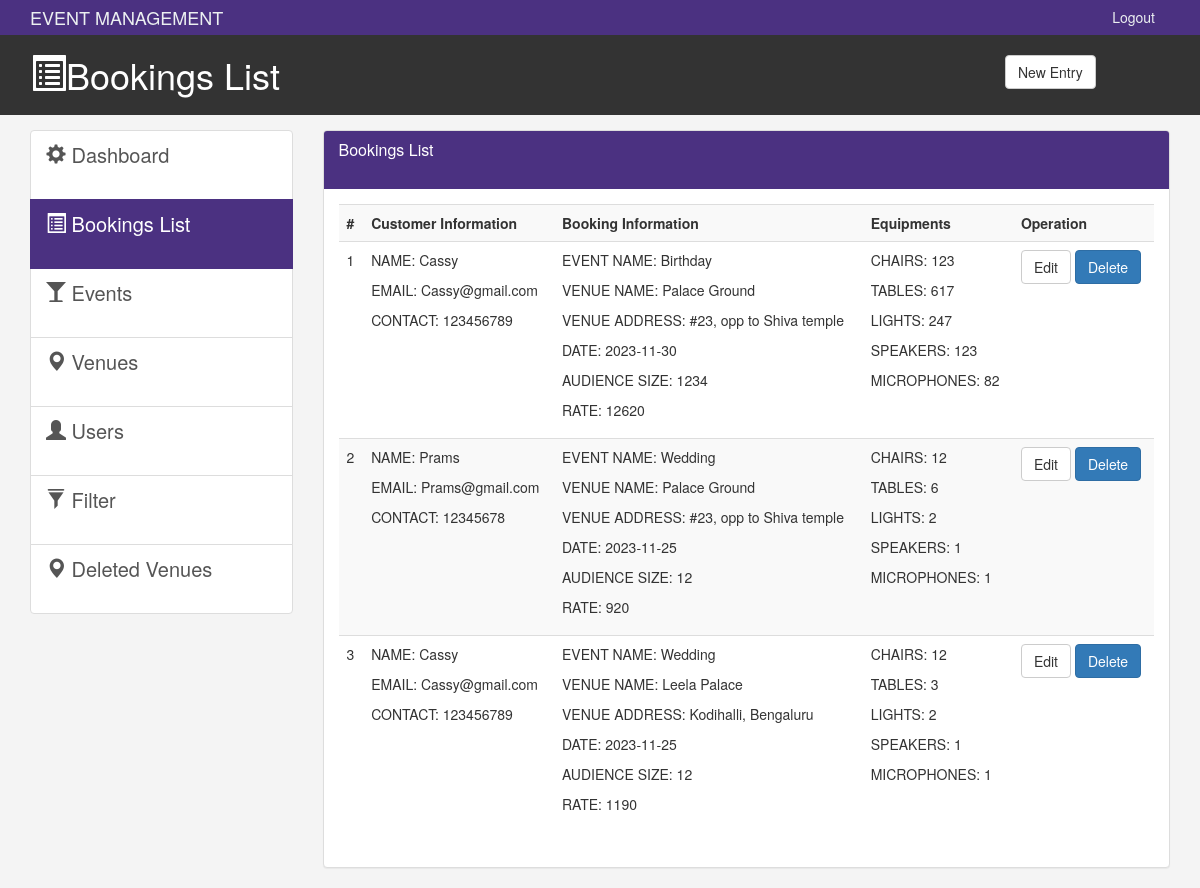
Screenshot of /admin/bookings_list.php with the database file from the repository.
### tables this page shows
CREATE TABLE `venue_booking` (
  `id` int(3) NOT NULL,
  `user_name` varchar(25) NOT NULL,
  `email` varchar(50) NOT NULL,
  `user_phone` int(10) NOT NULL,
  `venue_id` int(1) NOT NULL,
  `event_id` int(1) NOT NULL,
  `date` date NOT NULL,
  `audience_size` int(3) NOT NULL
);

CREATE TABLE `event` (
  `id` int(1) NOT NULL,
  `name` varchar(25) NOT NULL,
  `description` varchar(100) NOT NULL
);

CREATE TABLE `venue` (
  `id` int(1) NOT NULL,
  `name` varchar(25) NOT NULL,
  `address` varchar(100) NOT NULL,
  `description` varchar(200) NOT NULL,
  `rate` int(5) NOT NULL
);

CREATE TABLE `equipments` (
  `eid` int(3) NOT NULL,
  `chairs_no` int(3) NOT NULL,
  `tables_no` int(3) NOT NULL,
  `lights_no` int(3) NOT NULL,
  `speakers_no` int(3) NOT NULL,
  `microphones_no` int(3) NOT NULL,
  `venue_booking_id` int(3) NOT NULL
);

### admin/bookings_list.php (the view, shortened to what this page needs)
<!DOCTYPE html>
<html lang="en">
  <head>
    <link href="css/bootstrap.min.css?v=<?php echo time(); ?>" rel="stylesheet">
    <link href="css/style.css?v=<?php echo time(); ?>" rel="stylesheet">
  </head>
  <body>
    <nav class="navbar navbar-default">
      <div class="container">
        <div class="navbar-header">
          <a class="navbar-brand" href="#">EVENT MANAGEMENT</a>
        </div>
        <div id="navbar" class="collapse navbar-collapse">
          <ul class="nav navbar-nav navbar-right">
            <li><a href="../login.php">Logout</a></li>
          </ul>
        </div>
      </div>
    </nav>
    <header id="header">
      <div class="container">
        <div class="row">
          <div class="col-md-10">
            <h1><span class="glyphicon glyphicon-list-alt" aria-hidden="true"></span>Bookings List</h1>
          </div>
          <div class="col-md-2">
            <div class="dropdown create">
              <button class="btn btn-default" type="button" data-toggle="modal" data-target="#addPage" >
                New Entry</button>
              </div>
      </div>
        </div>
      </div>
    </header>
    <section id="main">
      <div class="container">
        <div class="row">
          <div class="col-md-3">
            <div class="list-group">
              <a href="index.php" class="list-group-item">
                <span class="glyphicon glyphicon-cog" aria-hidden="true"></span> Dashboard
              </a>
              <a href="bookings_list.php" class="list-group-item active main-color-bg"><span class="glyphicon glyphicon-list-alt" aria-hidden="true"></span> Bookings List </a>
              <a href="events.php" class="list-group-item"><span class="glyphicon glyphicon-glass" aria-hidden="true"></span> Events </a>
              <a href="venues.php" class="list-group-item"><span class="glyphicon glyphicon-map-marker" aria-hidden="true"></span> Venues </a>
              <a href="users.php" class="list-group-item"><span class="glyphicon glyphicon-user" aria-hidden="true"></span> Users </a>
              <a href="filter.php" class="list-group-item"><span class="glyphicon glyphicon-filter" aria-hidden="true"></span> Filter </a>
              <a href="venue_logs.php" class="list-group-item"><span class="glyphicon glyphicon-map-marker" aria-hidden="true"></span> Deleted Venues </a>
              </div>
          </div>
          <div class="col-md-9">
            <div class="panel panel-default">
              <div class="panel-heading main-color-bg">
                <h3 class="panel-title">Bookings List</h3><br>
              </div>
              <div class="panel-body">
                <table class="table table-striped table-hover">
                      <tr>
                        <th>#</th>
                        <th>Customer Information</th>
                        <th>Booking Information</th>
                        <th>Equipments</th>
                        <th>Operation</th>
                      </tr>
                      <?php  include('../connection.php'); ?>
                      <?php
                       $sql="SELECT * from `venue_booking`;";
                       $res = mysqli_query ($data, $sql);
                       $i=1;
                       while($row = mysqli_fetch_array($res)
                       ){
                        echo "<tr>";
                        echo "<td> "; echo $i++ ;
                        echo"</td>";
                        echo "<td><p> NAME: "; echo $row["user_name"]."</p>";
                        echo "<p> EMAIL: "; echo $row["email"]."</p>";
                        echo "<p> CONTACT: " ;echo $row["user_phone"]."</p>" ;
                        echo"</td>";
                        $eid=$row["event_id"] ;
                        $sql_event_name = "SELECT `name` FROM `event` where `id` = '$eid' ";
                        $res_event_name = mysqli_query($data, $sql_event_name);
                        $row_event_name = mysqli_fetch_array($res_event_name);
                        echo "<td><p> EVENT NAME: "; echo $row_event_name["name"]."</p>";
                        $vid=$row["venue_id"] ;
                        $sql_venue = "SELECT * FROM `venue` where `id` = '$vid' ";
                        $res_venue = mysqli_query($data, $sql_venue);
                        $row_venue = mysqli_fetch_array($res_venue);
                        $id =  $row["id"];
                        $sql_eq = "SELECT * FROM `equipments` where `venue_booking_id` = '$id'";
                        $res_eq = mysqli_query($data, $sql_eq);
                        $row_eq = mysqli_fetch_array($res_eq);
                        echo "<p> VENUE NAME: " ;echo $row_venue["name"]."</p>" ;
                        echo "<p> VENUE ADDRESS: " ;echo $row_venue["address"]."</p>" ;
                        echo "<p> DATE: " ;echo $row["date"]."</p>" ;
                        echo "<p> AUDIENCE SIZE: " ;echo $row["audience_size"]."</p>" ;
                        $vd = $row_eq["venue_booking_id"];
                        $query = "SELECT calculate_total_cost($vd) AS total_cost";
                        $res_r = mysqli_query($data, $query);
                        if ($res_r) {
                          $row = mysqli_fetch_assoc($res_r);
                          $total_cost = $row['total_cost'];
                          echo "<p> RATE: $total_cost </p>";
                      } else {
                          echo "Error executing query: " . mysqli_error($data);
                      }
                        echo"</td>";
                       echo "<td>";
                       echo "<p> CHAIRS: " ;echo $row_eq["chairs_no"]."</p>" ;
                       echo "<p> TABLES: " ;echo $row_eq["tables_no"]."</p>" ;
                       echo "<p> LIGHTS: " ;echo $row_eq["lights_no"]."</p>" ;
                       echo "<p> SPEAKERS: " ;echo $row_eq["speakers_no"]."</p>" ;
                       echo "<p> MICROPHONES: " ;echo $row_eq["microphones_no"]."</p>" ;
                       echo" </td>";
                        echo "<td>"; echo "<a class='btn btn-default' href='edit_bookings.php?id=$id'>Edit</a> <a class='btn btn-primary' href='delete_bookings.php?id=$id'>Delete</a>"; echo" </td>";
                        echo "</tr>";
                       }
                      ?>
                    </table>
              </div>
              </div>
          </div>
        </div>
      </div>
    </section>
  </body>
</html>

### admin/css/style.css (style rules this page uses)
body { background:#f4f4f4; }
.navbar { min-height: 33px !important; margin-bottom:0; border-radius:0; }
.navbar-nav > li > a, .navbar-brand { padding-top:6px !important; padding-bottom:0 !important; height: 33px; }
.navbar-default { background-color: #4b3181; border-color: #4b3181; }
.navbar-default .navbar-brand { color: #ecf0f1; }
.navbar-default .navbar-nav > li > a { color: #ecf0f1; }
.navbar-default .navbar-collapse, .navbar-default .navbar-form { border-color: #ecf0f1; }
.main-color-bg { background-color: #4b3181 !important; border-color: #4b3181 !important; color:#ffffff !important; }
#header { background:#333333; color:#ffffff; padding-bottom: 10px; margin-bottom: 15px; }
#header .create { padding-top: 20px; }
.list-group { height: 400px !important; }
a.list-group-item { font-size: 20px !important; }
.list-group-item { height: 70px !important; }

### rows the page displays
venue_booking: user_name "Cassy", email "Cassy@gmail.com", user_phone "123456789", event.name "Birthday", venue.name "Palace Ground", venue.address "#23, opp to Shiva temple", date "2023-11-30", audience_size "1234", total_cost "12620", equipments.chairs_no "123", equipments.tables_no "617", equipments.lights_no "247", equipments.speakers_no "123", equipments.microphones_no "82"
venue_booking: user_name "Prams", email "Prams@gmail.com", user_phone "12345678", event.name "Wedding", venue.name "Palace Ground", venue.address "#23, opp to Shiva temple", date "2023-11-25", audience_size "12", total_cost "920", equipments.chairs_no "12", equipments.tables_no "6", equipments.lights_no "2", equipments.speakers_no "1", equipments.microphones_no "1"
venue_booking: user_name "Cassy", email "Cassy@gmail.com", user_phone "123456789", event.name "Wedding", venue.name "Leela Palace", venue.address "Kodihalli, Bengaluru", date "2023-11-25", audience_size "12", total_cost "1190", equipments.chairs_no "12", equipments.tables_no "3", equipments.lights_no "2", equipments.speakers_no "1", equipments.microphones_no "1"
